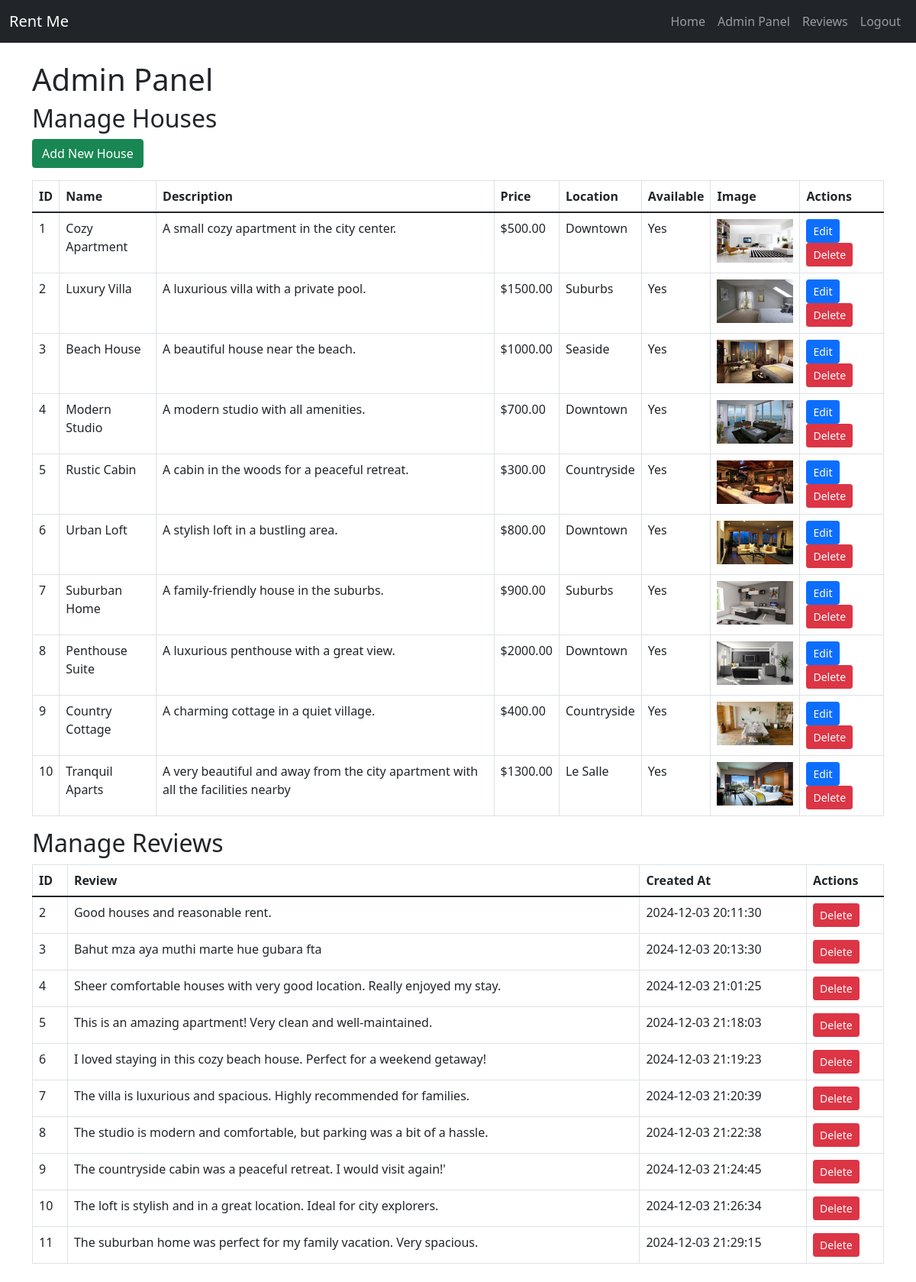
Page /admin_panel.php (signed in) on the committed database.
### tables this page shows
CREATE TABLE `houses` (
  `id` int(11) NOT NULL,
  `name` varchar(100) NOT NULL,
  `description` text DEFAULT NULL,
  `price_per_month` decimal(10,2) NOT NULL,
  `location` varchar(100) NOT NULL,
  `image_path` varchar(255) DEFAULT NULL,
  `available` tinyint(1) DEFAULT 1,
  `created_at` timestamp NOT NULL DEFAULT current_timestamp()
);

CREATE TABLE `review` (
  `id` int(11) NOT NULL,
  `content` text NOT NULL,
  `created_at` timestamp NOT NULL DEFAULT current_timestamp(),
  `user_id` int(11) NOT NULL
);

### admin_panel.php (the view, shortened to what this page needs)
<?php
require 'db_connect.php';
$sql_houses = "SELECT * FROM houses";
$result_houses = $conn->query($sql_houses);
$sql_reviews = "SELECT * FROM review";
$result_reviews = $conn->query($sql_reviews);
?>
<!DOCTYPE html>
<html lang="en">
<head>
    <link href="https://cdn.jsdelivr.net/npm/bootstrap@5.1.3/dist/css/bootstrap.min.css" rel="stylesheet">
</head>
<body>
    <?php include 'navbar.php'; ?>
    <div class="container my-4">
        <h1>Admin Panel</h1>
        <h2>Manage Houses</h2>
        <a href="add_house.php" class="btn btn-success mb-3">Add New House</a>
        <table class="table table-bordered">
            <thead>
                <tr>
                    <th>ID</th>
                    <th>Name</th>
                    <th>Description</th>
                    <th>Price</th>
                    <th>Location</th>
                    <th>Available</th>
                    <th>Image</th>
                    <th>Actions</th>
                </tr>
            </thead>
            <tbody>
                <?php while ($house = $result_houses->fetch_assoc()): ?>
                    <tr>
                        <td><?= $house['id'] ?></td>
                        <td><?= htmlspecialchars($house['name']) ?></td>
                        <td><?= htmlspecialchars($house['description']) ?></td>
                        <td>$<?= htmlspecialchars($house['price_per_month']) ?></td>
                        <td><?= htmlspecialchars($house['location']) ?></td>
                        <td><?= $house['available'] ? 'Yes' : 'No' ?></td>
                        <td>
                            <?php if ($house['image_path']): ?>
                                <img src="<?= $house['image_path'] ?>" alt="<?= htmlspecialchars($house['name']) ?>" width="100">
                            <?php endif; ?>
                        </td>
                        <td>
                            <a href="edit_house.php?id=<?= $house['id'] ?>" class="btn btn-primary btn-sm">Edit</a>
                            <a href="?delete_house=<?= $house['id'] ?>" class="btn btn-danger btn-sm" onclick="return confirm('Are you sure you want to delete this house?');">Delete</a>
                        </td>
                    </tr>
                <?php endwhile; ?>
            </tbody>
        </table>
        <h2>Manage Reviews</h2>
        <table class="table table-bordered">
            <thead>
                <tr>
                    <th>ID</th>
                    <th>Review</th>
                    <th>Created At</th>
                    <th>Actions</th>
                </tr>
            </thead>
            <tbody>
                <?php while ($review = $result_reviews->fetch_assoc()): ?>
                    <tr>
                        <td><?= $review['id'] ?></td>
                        <td><?= htmlspecialchars($review['content']) ?></td>
                        <td><?= $review['created_at'] ?></td>
                        <td>
                            <a href="?delete_review=<?= $review['id'] ?>" class="btn btn-danger btn-sm" onclick="return confirm('Are you sure you want to delete this review?');">Delete</a>
                        </td>
                    </tr>
                <?php endwhile; ?>
            </tbody>
        </table>
    </div>
</body>
</html>

### rows in the picture
houses: id "1", name "Cozy Apartment", description "A small cozy apartment in the city center.", price_per_month "500.00", location "Downtown", available "Yes", image_path (picture)
houses: id "2", name "Luxury Villa", description "A luxurious villa with a private pool.", price_per_month "1500.00", location "Suburbs", available "Yes", image_path (picture)
houses: id "3", name "Beach House", description "A beautiful house near the beach.", price_per_month "1000.00", location "Seaside", available "Yes", image_path (picture)
houses: id "4", name "Modern Studio", description "A modern studio with all amenities.", price_per_month "700.00", location "Downtown", available "Yes", image_path (picture)
houses: id "5", name "Rustic Cabin", description "A cabin in the woods for a peaceful retreat.", price_per_month "300.00", location "Countryside", available "Yes", image_path (picture)
houses: id "6", name "Urban Loft", description "A stylish loft in a bustling area.", price_per_month "800.00", location "Downtown", available "Yes", image_path (picture)
houses: id "7", name "Suburban Home", description "A family-friendly house in the suburbs.", price_per_month "900.00", location "Suburbs", available "Yes", image_path (picture)
houses: id "8", name "Penthouse Suite", description "A luxurious penthouse with a great view.", price_per_month "2000.00", location "Downtown", available "Yes", image_path (picture)
houses: id "9", name "Country Cottage", description "A charming cottage in a quiet village.", price_per_month "400.00", location "Countryside", available "Yes", image_path (picture)
houses: id "10", name "Tranquil Aparts", description "A very beautiful and away from the city apartment with all the facilities nearby", price_per_month "1300.00", location "Le Salle", available "Yes", image_path (picture)
review: id "2", content "Good houses and reasonable rent.", created_at "2024-12-03 20:11:30"
review: id "3", content "Bahut mza aya muthi marte hue gubara fta", created_at "2024-12-03 20:13:30"
review: id "4", content "Sheer comfortable houses with very good location. Really enjoyed my stay.", created_at "2024-12-03 21:01:25"
review: id "5", content "This is an amazing apartment! Very clean and well-maintained.", created_at "2024-12-03 21:18:03"
review: id "6", content "I loved staying in this cozy beach house. Perfect for a weekend getaway!", created_at "2024-12-03 21:19:23"
review: id "7", content "The villa is luxurious and spacious. Highly recommended for families.", created_at "2024-12-03 21:20:39"
review: id "8", content "The studio is modern and comfortable, but parking was a bit of a hassle.", created_at "2024-12-03 21:22:38"
review: id "9", content "The countryside cabin was a peaceful retreat. I would visit again!'", created_at "2024-12-03 21:24:45"
review: id "10", content "The loft is stylish and in a great location. Ideal for city explorers.", created_at "2024-12-03 21:26:34"
review: id "11", content "The suburban home was perfect for my family vacation. Very spacious.", created_at "2024-12-03 21:29:15"
